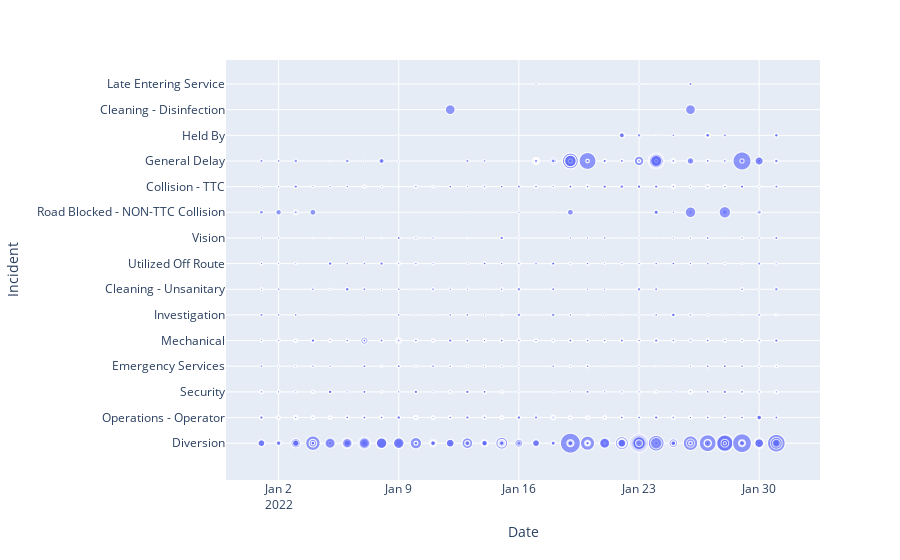

This figure's notebook cell:
### Code cell
df_Jan = df2.loc[df2['Date'].dt.month == 1]
fig = px.scatter(df_Jan, x="Date", y="Incident", size ="Min Delay")
fig.show()

### Figure 1 — Plotly figure (JSON) as saved in the notebook; plotly's stock layout.template omitted (floating-point values rounded to 4 significant figures; data arrays with more than 128 entries replaced by an {"elided": "..."} marker saying what was removed)
{"data": [{"hovertemplate": "Date=%{x}<br>Incident=%{y}<br>Min Delay=%{marker.size}<extra></extra>", "legendgroup": "", "marker": {"color": "#636efa", "size": {"elided": "5516 int values"}, "sizemode": "area", "sizeref": 2.498, "symbol": "circle"}, "mode": "markers", "name": "", "showlegend": false, "type": "scattergl", "x": {"elided": "5516 str values"}, "xaxis": "x", "y": {"elided": "5516 str values"}, "yaxis": "y"}], "layout": {"legend": {"itemsizing": "constant", "tracegroupgap": 0}, "margin": {"t": 60}, "xaxis": {"anchor": "y", "domain": [0, 1], "title": {"text": "Date"}}, "yaxis": {"anchor": "x", "domain": [0, 1], "title": {"text": "Incident"}}}}
